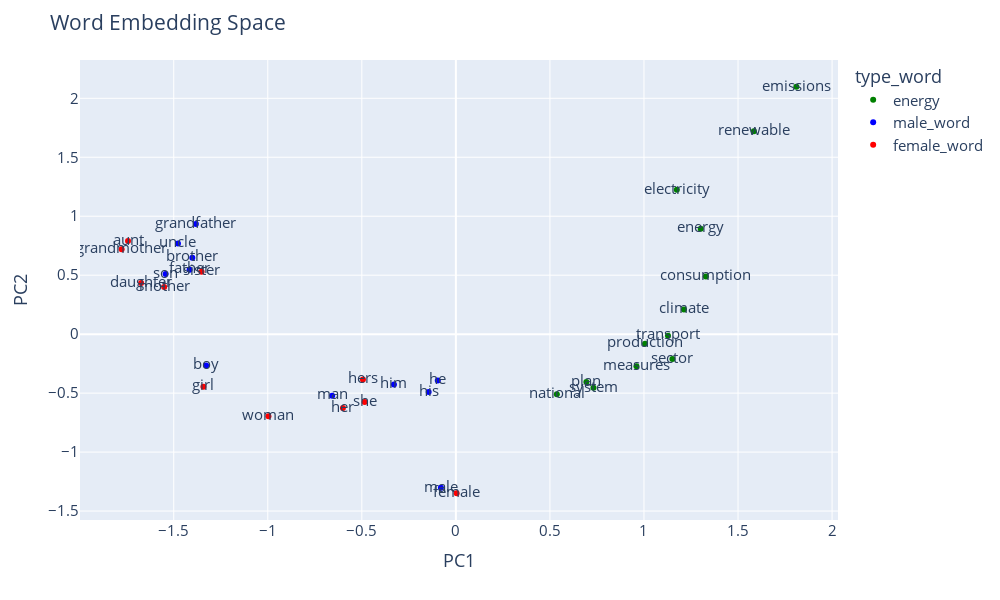

The code cell stored with this chart in its notebook:
### Markdown cell above
#### Interactive plot of word embeddings of Slovenia

### Code cell
all_values=[]
words_not_found = []
dict_words_vector={}
labels = []
df1 = pd.read_csv('si_final_necp_main_en_0.csv')
df1 = df1.head(25)
individual_word_set = df1['word'].to_list()
words = individual_word_set+ expanded_male_words + expanded_female_words
for word in words:
    try:
        dict_words_vector[word] = model[word]
        labels.append(word)
    except:
        words_not_found.append(word)
        print(f'The vector for {word} doesnt esixt')
        pass
        
for key,values in dict_words_vector.items():
    all_values.append(values)
    
words = [word for word in words if word not in words_not_found]
new=pd.DataFrame(all_values)
new.index=words
pca = PCA(n_components=2)
result = pca.fit_transform(new)

res_trans = result.T
df_result = pd.DataFrame({'PC1': res_trans[0], 'PC2': res_trans[1], 'word':words})
df_result['type_word'] = df_result['word'].apply(map_word_file,'si_final_necp_main_en_0.csv')

    
    
import plotly.express as px

fig = px.scatter(df_result,x='PC1',y='PC2',text='word',color='type_word', 
                 width=1000, height=600,color_discrete_map={"energy": 'green',
                                                             "male_word":'blue',
                                                             "female_word": 'red'
                                                            })

fig.update_layout(
    title = "Word Embedding Space",
    font={'size':15}
    
)

fig.show()

### Figure 1 — Plotly figure (JSON) as saved in the notebook; plotly's stock layout.template omitted (floating-point values rounded to 4 significant figures)
{"data": [{"hovertemplate": "type_word=energy<br>PC1=%{x}<br>PC2=%{y}<br>word=%{text}<extra></extra>", "legendgroup": "energy", "marker": {"color": "green", "symbol": "circle"}, "mode": "markers+text", "name": "energy", "orientation": "v", "showlegend": true, "text": ["energy", "electricity", "climate", "measures", "national", "consumption", "plan", "transport", "sector", "emissions", "production", "system", "renewable"], "type": "scatter", "x": [1.302, 1.175, 1.213, 0.96, 0.5367, 1.329, 0.6937, 1.128, 1.151, 1.81, 1.006, 0.7315, 1.584], "xaxis": "x", "y": [0.8944, 1.225, 0.2102, -0.2717, -0.5091, 0.4899, -0.4055, -0.01261, -0.2115, 2.098, -0.08038, -0.4554, 1.72], "yaxis": "y"}, {"hovertemplate": "type_word=male_word<br>PC1=%{x}<br>PC2=%{y}<br>word=%{text}<extra></extra>", "legendgroup": "male_word", "marker": {"color": "blue", "symbol": "circle"}, "mode": "markers+text", "name": "male_word", "orientation": "v", "showlegend": true, "text": ["male", "man", "boy", "brother", "he", "him", "his", "son", "father", "uncle", "grandfather"], "type": "scatter", "x": [-0.07966, -0.6578, -1.328, -1.401, -0.09624, -0.3293, -0.1448, -1.543, -1.416, -1.477, -1.382], "xaxis": "x", "y": [-1.303, -0.5214, -0.2667, 0.6481, -0.392, -0.4261, -0.4905, 0.5111, 0.5465, 0.7697, 0.9331], "yaxis": "y"}, {"hovertemplate": "type_word=female_word<br>PC1=%{x}<br>PC2=%{y}<br>word=%{text}<extra></extra>", "legendgroup": "female_word", "marker": {"color": "red", "symbol": "circle"}, "mode": "markers+text", "name": "female_word", "orientation": "v", "showlegend": true, "text": ["female", "woman", "girl", "sister", "she", "her", "hers", "daughter", "mother", "aunt", "grandmother"], "type": "scatter", "x": [0.00399, -0.9966, -1.342, -1.352, -0.4851, -0.6005, -0.4941, -1.673, -1.551, -1.743, -1.777], "xaxis": "x", "y": [-1.349, -0.6965, -0.4449, 0.5299, -0.5749, -0.6262, -0.3854, 0.4346, 0.4, 0.791, 0.7193], "yaxis": "y"}], "layout": {"font": {"size": 15}, "height": 600, "legend": {"title": {"text": "type_word"}, "tracegroupgap": 0}, "margin": {"t": 60}, "title": {"text": "Word Embedding Space"}, "width": 1000, "xaxis": {"anchor": "y", "domain": [0, 1], "title": {"text": "PC1"}}, "yaxis": {"anchor": "x", "domain": [0, 1], "title": {"text": "PC2"}}}}
